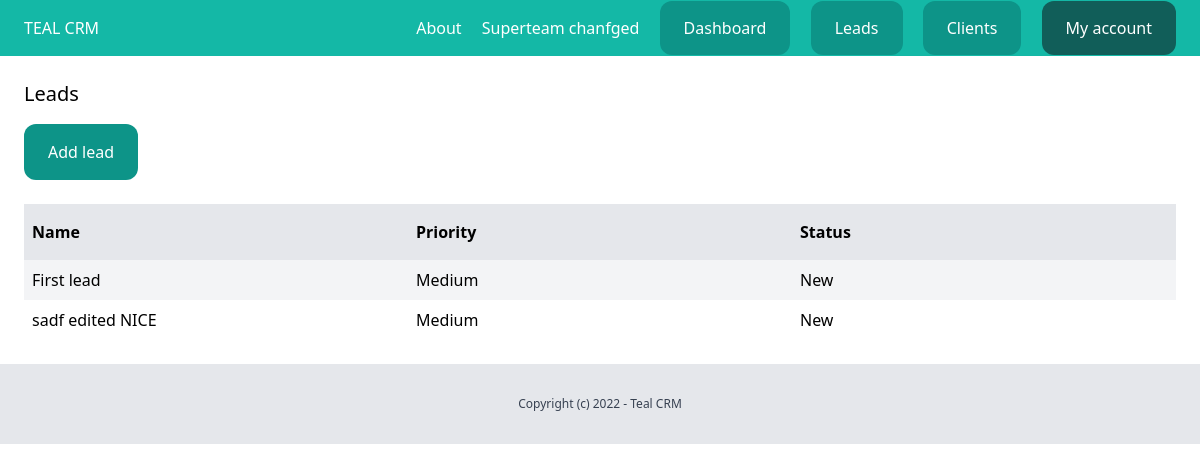
Screenshot of /dashboard/leads/ (signed in) with the database file from the repository.
### team/models.py (models this page shows, shortened)
class Team(models.Model):
    plan = models.ForeignKey(Plan, related_name='teams', blank=True, null=True, on_delete=models.CASCADE)
    name = models.CharField(max_length=100)
    members = models.ManyToManyField(User, related_name='teams')
    created_by = models.ForeignKey(User, related_name='created_teams', on_delete=models.CASCADE)
    created_at = models.DateTimeField(auto_now_add=True)

### lead/models.py (models this page shows, shortened)
class Lead(models.Model):
    LOW = 'low'
    MEDIUM = 'medium'
    HIGH = 'high'
    CHOICES_PRIORITY = (
        (LOW, 'Low'),
        (MEDIUM, 'Medium'),
        (HIGH, 'High'),
    )
    NEW = 'new'
    CONTACTED = 'contacted'
    WON = 'won'
    LOST = 'lost'
    CHOICES_STATUS = (
        (NEW, 'New'),
        (CONTACTED, 'Contacted'),
        (WON, 'Won'),
        (LOST, 'Lost'),
    )
    team = models.ForeignKey(Team, related_name='leads', on_delete=models.CASCADE)
    name = models.CharField(max_length=255)
    email = models.EmailField()
    description = models.TextField(blank=True, null=True)
    priority = models.CharField(max_length=10, choices=CHOICES_PRIORITY, default=MEDIUM)
    status = models.CharField(max_length=10, choices=CHOICES_STATUS, default=NEW)
    converted_to_client = models.BooleanField(default=False)
    created_by = models.ForeignKey(User, related_name='leads', on_delete=models.CASCADE)
    created_at = models.DateTimeField(auto_now_add=True)
    modified_at = models.DateTimeField(auto_now=True)
    class Meta:
        ordering = ('name',)

### lead/views.py (the view)
# urls.py: path('', views.LeadListView.as_view(), name='list'),
class LeadListView(LoginRequiredMixin, ListView):
    model = Lead
    def get_queryset(self):
        queryset = super(LeadListView, self).get_queryset()
        team = self.request.user.userprofile.active_team
        return queryset.filter(team=team, converted_to_client=False)

### team/context_processors.py (called while the page is built)
def active_team(request):
    if request.user.is_authenticated:
        active_team = request.user.userprofile.get_active_team()
        if not active_team:
            active_team = Team.objects.filter(created_by=request.user)[0]
    else:
        active_team = None
    return {'active_team': active_team}

### userprofile/models.py (called while the page is built)
    def get_active_team(self):
        if self.active_team:
            return self.active_team
        else:
            return Team.objects.filter(members__in=[self.user.id]).first()

### lead/templates/lead/lead_list.html (shortened to what this page needs)
{% extends 'core/base.html' %}
{% block content %}
    <div class="py-6 px-6">
        <h1 class="mb-4 text-xl">Leads</h1>
        <a href="{% url 'leads:add' %}" class="inline-block py-4 px-6 bg-teal-600 rounded-xl text-white">Add lead</a>
        {% if object_list %}
            <div class="mt-6 flex justify-between">
                <p class="py-4 px-2 bg-gray-200 font-semibold w-full">Name</p>
                <p class="py-4 px-2 bg-gray-200 font-semibold w-full">Priority</p>
                <p class="py-4 px-2 bg-gray-200 font-semibold w-full">Status</p>
            </div>
            {% for lead in object_list %}
                <div class="flex justify-between">
                    <p class="py-2 px-2 w-full {% cycle 'bg-gray-100' '' %}">
                        <a href="{% url 'leads:detail' lead.id %}">{{ lead.name }}</a>
                    </p>
                    <p class="py-2 px-2 w-full {% cycle 'bg-gray-100' '' %}">{{ lead.get_priority_display }}</p>
                    <p class="py-2 px-2 w-full {% cycle 'bg-gray-100' '' %}">{{ lead.get_status_display }}</p>
                </div>
            {% endfor %}
        {% else %}
            <p class="mt-6 px-2">There are no leads in the database yet...</p>
        {% endif %}
    </div>
{% endblock %}

### core/templates/core/partials/nav.html
<nav class="py-4 px-6 flex justify-between bg-teal-500">
    <a href="/" class="text-white font-product-sans text-3xl">TEAL CRM</a>
    <div class="space-x-4">
        <a href="{% url 'about' %}" class="text-white">About</a>
        {% if request.user.is_authenticated %}
            <a href="{% url 'team:detail' active_team.id %}" class="text-white">{{ active_team.name }}</a>
            <a href="{% url 'dashboard:index' %}" class="py-4 px-6 bg-teal-600 rounded-xl text-white">Dashboard</a>
            <a href="{% url 'leads:list' %}" class="py-4 px-6 bg-teal-600 rounded-xl text-white">Leads</a>
            <a href="{% url 'clients:list' %}" class="py-4 px-6 bg-teal-600 rounded-xl text-white">Clients</a>
            <a href="{% url 'userprofile:myaccount' %}" class="py-4 px-6 bg-teal-800 rounded-xl text-white">My account</a>
        {% else %}
            <a href="{% url 'login' %}" class="py-4 px-6 bg-teal-600 rounded-xl text-white">Log in</a>
            <a href="{% url 'userprofile:signup' %}" class="py-4 px-6 bg-teal-300 rounded-xl text-white">Sign up</a>
        {% endif %}
    </div>
</nav>

### rows the page displays
Team: name "Superteam chanfged"
Lead: name "First lead", priority "Medium", status "New"
Lead: name "sadf edited NICE", priority "Medium", status "New"
